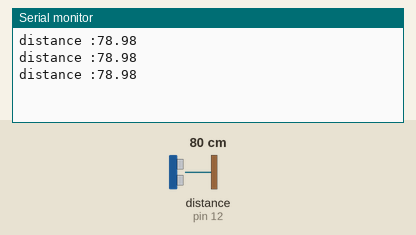
Simulated run of this sketch. Board: Arduino Uno, built with avr-gcc and run on an emulated ATmega328P. On the bench: the last lines printed to the serial monitor. Wiring (inferred from the names in the program): ultrasonic range finder: trigger pin 13; echo pin 12. Inputs (shaded band) come from the test bench; at power-on: distance to the obstacle (sensor on pin 12) 80 cm. The echo pulse lasts 58.3 µs per cm.

Above: at 1.3 s.
1.4 s: distance to the obstacle (sensor on pin 12) set to 2 cm
At 1.9 s:
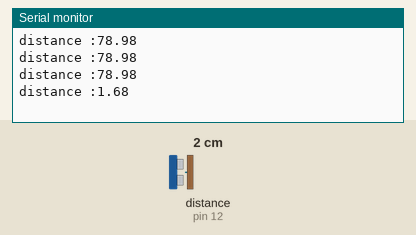
2.9 s: distance to the obstacle (sensor on pin 12) set to 4 cm
At 3.4 s:
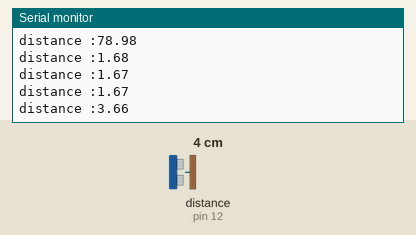
Timing chart, 0 to 5.9 s (numbered marks = the images above; inputs shaded):
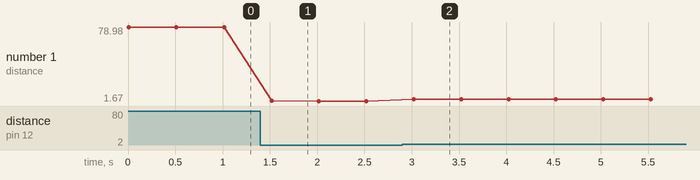

The sketch:

ultrasonic.ino
```cpp
int trager=13;
int echo=12;

float duration =0;
float distance =0;//

void setup() {
 pinMode(trager, OUTPUT);
 pinMode(echo, INPUT);

 Serial.begin(9600);

}

void loop() {
  digitalWrite(trager,LOW);
  delayMicroseconds(2);
  digitalWrite(trager, HIGH);
  delayMicroseconds(10);
  digitalWrite(trager, LOW);
//calculate duration

duration=pulseIn(echo, HIGH);

distance=duration*0.034/2;

Serial.print("distance :");
Serial.println(distance);
delay(500);


}
```

Measured:
- after the input at 1.4 s, the serial monitor: prints a new line after 0.12 s (image 1)
- after the input at 2.9 s, the serial monitor: prints a new line after 0.12 s (image 2)
- plotted number 1: 78.98 → 1.67 after the input at 1.4 s, 1.67 → 3.66 after the input at 2.9 s
